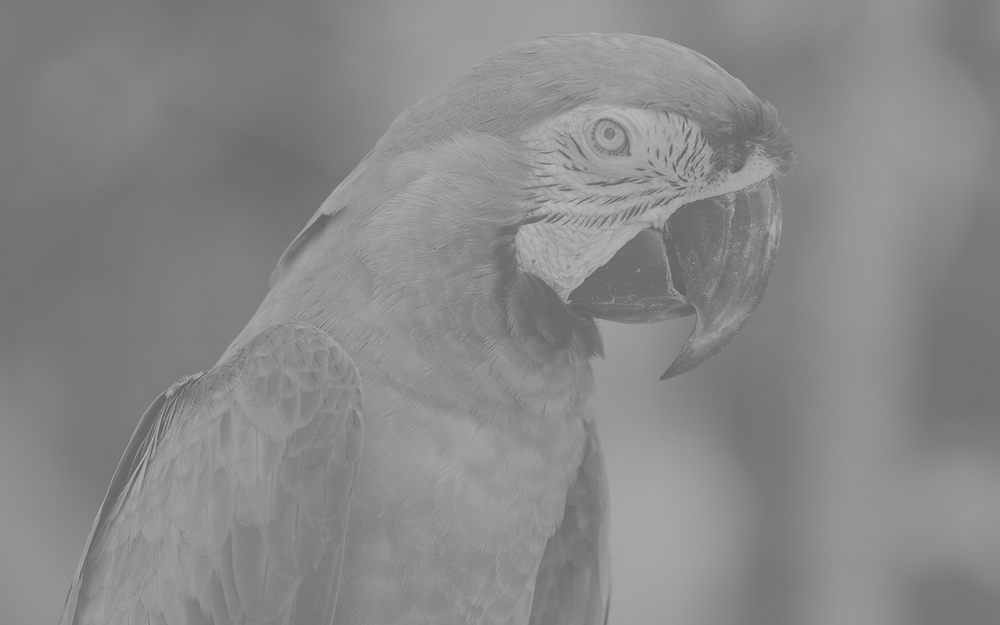
#> input picture parrot.png, 1000 x 625 px, shrunk from 1680 x 1050 before the run
$ jupyter execute BoxFilter.ipynb   (shell and % lines are left out)   (Python 2 division)   (older library calls are emulated)
#> lines starting #> are read from the running program, lines starting #| are printed output that depends on the picture
# Box Filter

[cell 1]
from skimage.io import imread, imshow, imsave
from skimage import img_as_float, img_as_ubyte, transform
import numpy as np

import matplotlib.pyplot as plt

[cell 2]
i1 = imread('parrot.png', as_grey = True)
#> i1 is the input picture: shape (625, 1000); min 93, max 186, mean 136.2
plt.figure
imshow(i1)

[cell 3]
int_i1 = transform.integral_image(i1)
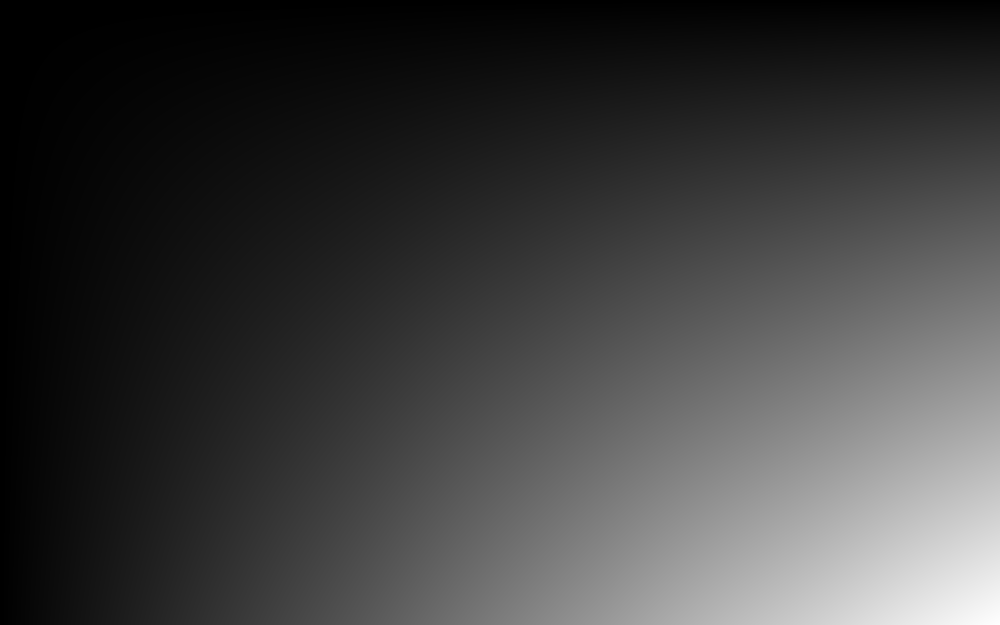
#> int_i1: shape (625, 1000) uint64; min 122, max 85100805, mean 20833371.3; drawn with min black and max white
plt.figure
imshow(int_i1)

[cell 4]
aper = 20
i1_2 = np.ones((i1.shape[0] - aper, i1.shape[1] - aper))
for i in range(aper / 2, i1.shape[0] - aper / 2):
    for j in range(aper / 2, i1.shape[1] - aper / 2):
        if i == aper and j == aper:
            i1_2[i - aper / 2, j - aper / 2] = (int_i1[i + aper / 2, j + aper / 2]) / (aper * aper)
        elif i == aper:
            i1_2[i - aper / 2, j - aper / 2] = (int_i1[i + aper / 2, j + aper / 2] - int_i1[i + aper / 2, j - aper / 2]) / (aper * aper)
        elif j == aper:
            i1_2[i - aper / 2, j - aper / 2] = (int_i1[i + aper / 2, j + aper / 2] - int_i1[i - aper / 2, j + aper / 2]) / (aper * aper)
        else:
            i1_2[i - aper / 2, j - aper / 2] = (int_i1[i + aper / 2, j + aper / 2] + int_i1[i - aper / 2, j - aper / 2] - int_i1[i + aper / 2, j - aper / 2] - int_i1[i - aper / 2, j + aper / 2]) / (aper * aper)
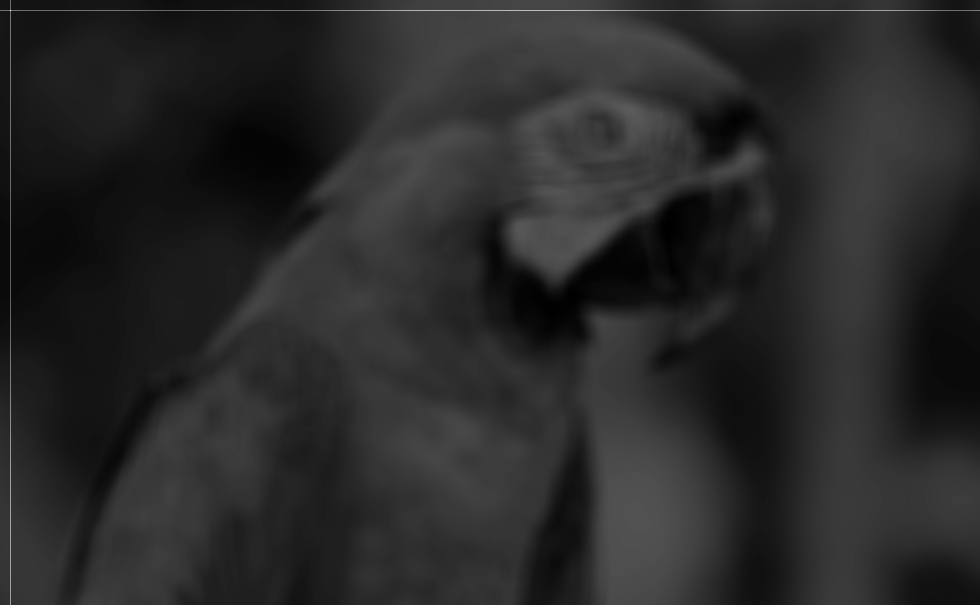
#> i1_2: shape (605, 980) float64; min 106, max 292, mean 136; drawn with min black and max white
i1_2 = np.clip(i1_2, 0, 1)
#> i1_2: shape (605, 980) float64; every value is 1
i1_2 = img_as_ubyte(i1_2)
#> i1_2: shape (605, 980); every value is 255
plt.figure
imshow(i1_2)

$ run again, with horse.png copied over parrot.png
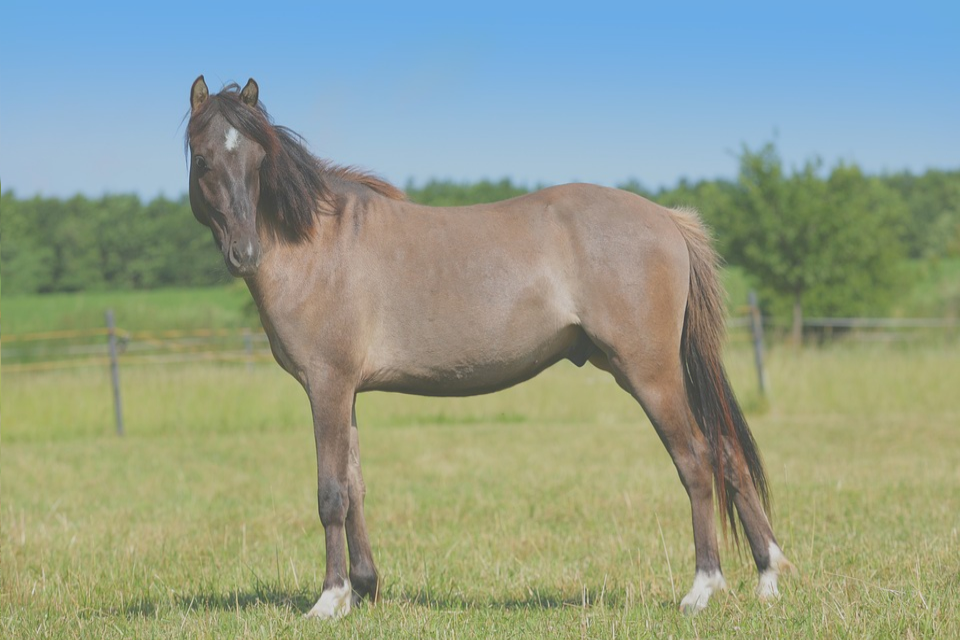
#> input picture horse.png, 960 x 640 px
#> after the loop `for i in range(aper / 2, i1.shape[0] - aper / 2):`:
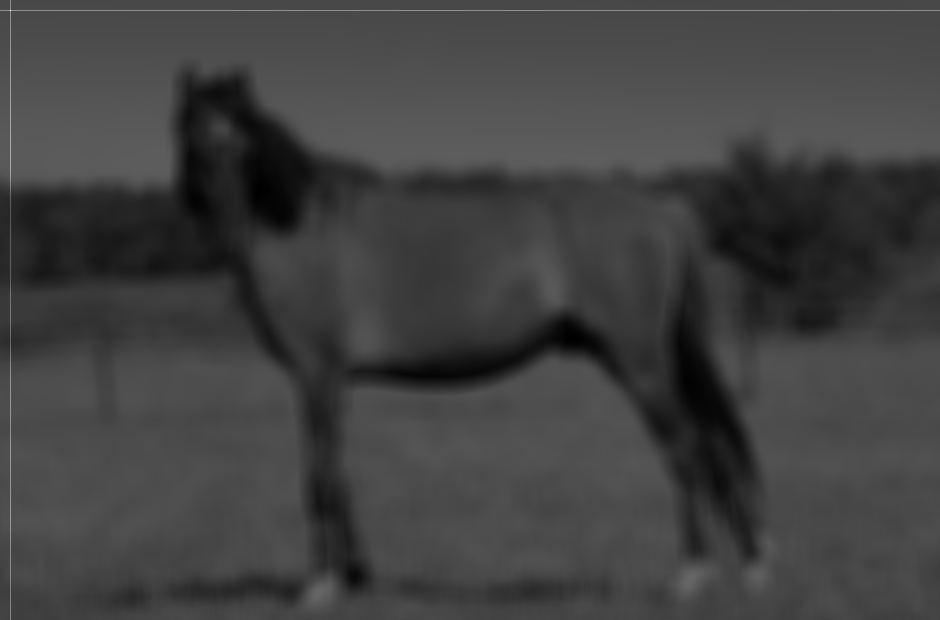
#> i1_2: shape (620, 940) float64; min 0.281, max 1.54, mean 0.606; drawn with min black and max white
#> `i1_2 = np.clip(i1_2, 0, 1)`:
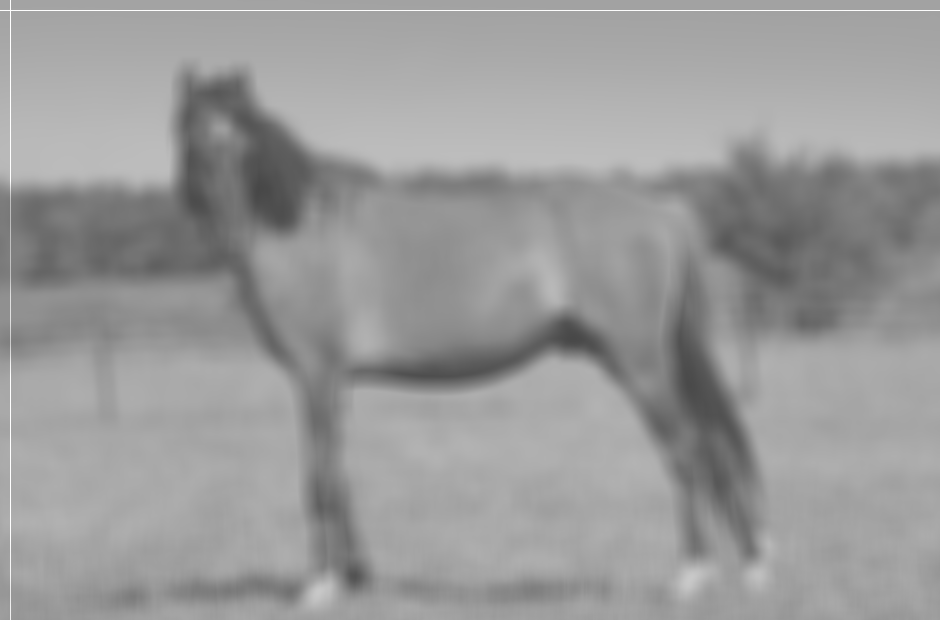
#> i1_2: shape (620, 940) float64; min 0.281, max 1, mean 0.606

$ run again, with apple.jpg saved as parrot.png
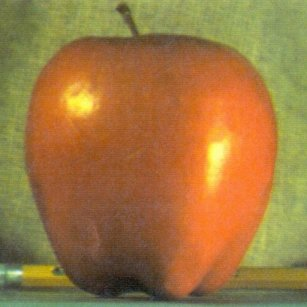
#> input picture apple.jpg, 307 x 307 px
#> after the loop `for i in range(aper / 2, i1.shape[0] - aper / 2):`:
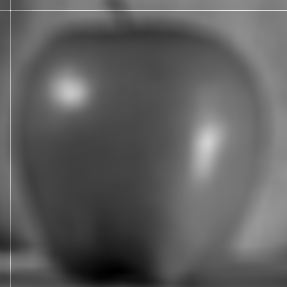
#> i1_2: shape (287, 287) float64; min 0.149, max 1.05, mean 0.484; drawn with min black and max white
#> `i1_2 = np.clip(i1_2, 0, 1)`:
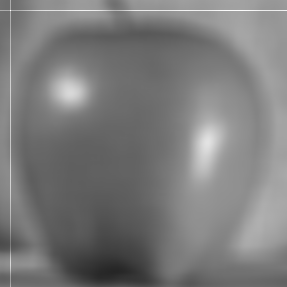
#> i1_2: shape (287, 287) float64; min 0.149, max 1, mean 0.484
